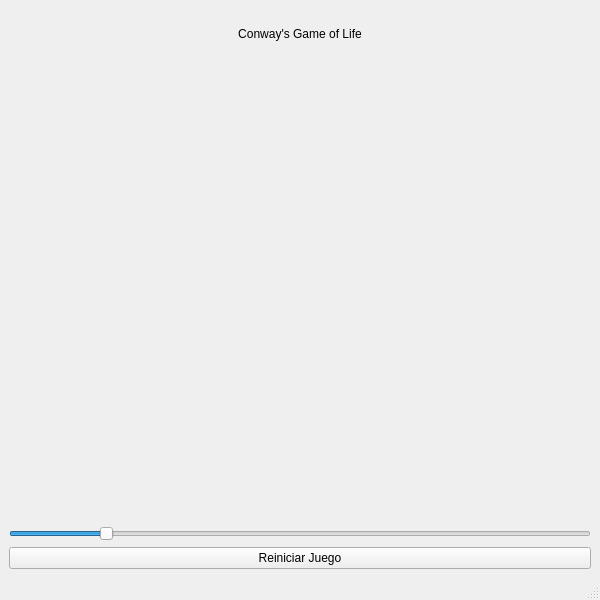
<?xml version="1.0" encoding="UTF-8"?>
<ui version="4.0">
 <class>MainWindow</class>
 <widget class="QMainWindow" name="MainWindow">
  <property name="geometry">
   <rect>
    <x>0</x>
    <y>0</y>
    <width>600</width>
    <height>600</height>
   </rect>
  </property>
  <property name="windowTitle">
   <string>Game of Life GUI</string>
  </property>
  <widget class="QWidget" name="centralwidget">
   <layout class="QVBoxLayout" name="verticalLayout">
    <item>
     <widget class="QLabel" name="label">
      <property name="text">
       <string>Conway's Game of Life</string>
      </property>
      <property name="alignment">
       <set>Qt::AlignCenter</set>
      </property>
     </widget>
    </item>
    <item>
     <widget class="QWidget" name="plotWidget" native="true">
      <property name="minimumSize">
       <size>
        <width>0</width>
        <height>400</height>
       </size>
      </property>
     </widget>
    </item>
    <item>
     <widget class="QWidget" name="plotWidget_2" native="true"/>
    </item>
    <item>
     <widget class="QSlider" name="speedSlider">
      <property name="minimum">
       <number>50</number>
      </property>
      <property name="maximum">
       <number>1000</number>
      </property>
      <property name="value">
       <number>200</number>
      </property>
      <property name="orientation">
       <enum>Qt::Horizontal</enum>
      </property>
     </widget>
    </item>
    <item>
     <widget class="QPushButton" name="pushButton">
      <property name="text">
       <string>Reiniciar Juego</string>
      </property>
     </widget>
    </item>
   </layout>
  </widget>
  <widget class="QMenuBar" name="menubar">
   <property name="geometry">
    <rect>
     <x>0</x>
     <y>0</y>
     <width>600</width>
     <height>21</height>
    </rect>
   </property>
  </widget>
  <widget class="QStatusBar" name="statusbar"/>
 </widget>
 <resources/>
 <connections/>
</ui>
